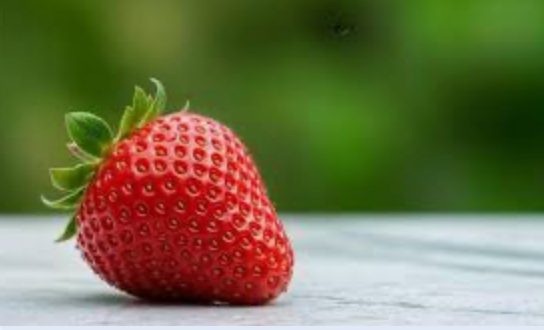
#> input picture image.jpg, 544 x 330 px
$ python main.py
#> lines starting #> are read from the running program, lines starting #| are printed output that depends on the picture; after the words box and inside, x2 and y2 are one past the last pixel; in counts of white or black regions, pixels touching at a corner belong together
import cv2

img = cv2.imread('image.jpg', 0)
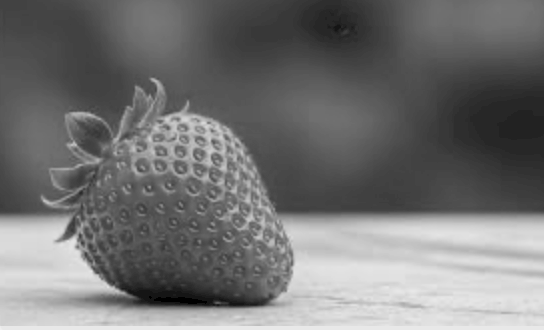
#> img: shape (330, 544); min 0, max 239, mean 115

threshold, result = cv2.threshold(
    img,
    0,
    255,
    cv2.THRESH_BINARY + cv2.THRESH_OTSU
)
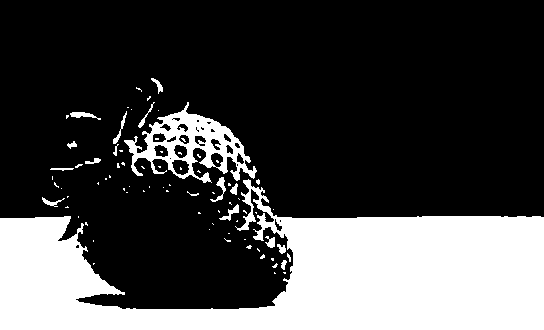
#> result: shape (330, 544); 27.6% white; 82 white regions (63 under 20 px), largest, box (x1, y1, x2, y2) and area: (0, 179, 544, 330) 44324, (124, 102, 257, 183) 3851, (210, 177, 226, 202) 119
#> threshold = 141

cv2.imwrite('output.jpg', result)

print("Optimal Threshold:", threshold)
#| Optimal Threshold: 141.0
